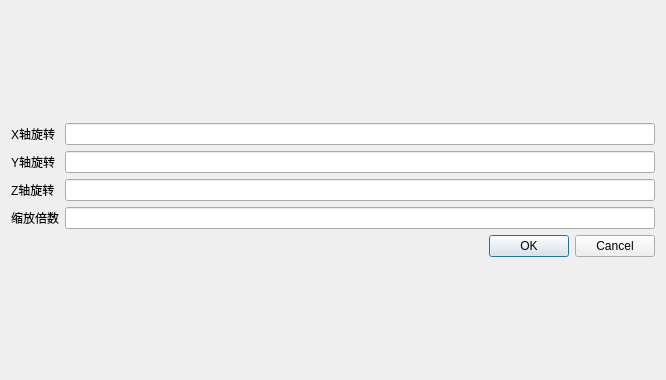
<?xml version="1.0" encoding="UTF-8"?>
<ui version="4.0">
 <class>AeroRotateDlg</class>
 <widget class="QDialog" name="AeroRotateDlg">
  <property name="geometry">
   <rect>
    <x>0</x>
    <y>0</y>
    <width>666</width>
    <height>380</height>
   </rect>
  </property>
  <property name="windowTitle">
   <string>AeroRotateDlg</string>
  </property>
  <layout class="QGridLayout" name="gridLayout_2">
   <item row="0" column="0">
    <layout class="QGridLayout" name="gridLayout">
     <item row="3" column="0">
      <widget class="QLabel" name="label_4">
       <property name="text">
        <string>缩放倍数</string>
       </property>
      </widget>
     </item>
     <item row="0" column="1">
      <widget class="QLineEdit" name="lineEdit_X"/>
     </item>
     <item row="1" column="0">
      <widget class="QLabel" name="label_2">
       <property name="text">
        <string>Y轴旋转</string>
       </property>
      </widget>
     </item>
     <item row="1" column="1">
      <widget class="QLineEdit" name="lineEdit_Y"/>
     </item>
     <item row="2" column="0">
      <widget class="QLabel" name="label_3">
       <property name="text">
        <string>Z轴旋转</string>
       </property>
      </widget>
     </item>
     <item row="2" column="1">
      <widget class="QLineEdit" name="lineEdit_Z"/>
     </item>
     <item row="0" column="0">
      <widget class="QLabel" name="label">
       <property name="text">
        <string>X轴旋转</string>
       </property>
      </widget>
     </item>
     <item row="3" column="1">
      <widget class="QLineEdit" name="lineEdit_Scale"/>
     </item>
     <item row="4" column="1">
      <widget class="QDialogButtonBox" name="buttonBox">
       <property name="standardButtons">
        <set>QDialogButtonBox::Cancel|QDialogButtonBox::Ok</set>
       </property>
      </widget>
     </item>
    </layout>
   </item>
  </layout>
 </widget>
 <layoutdefault spacing="6" margin="11"/>
 <resources/>
 <connections/>
</ui>
